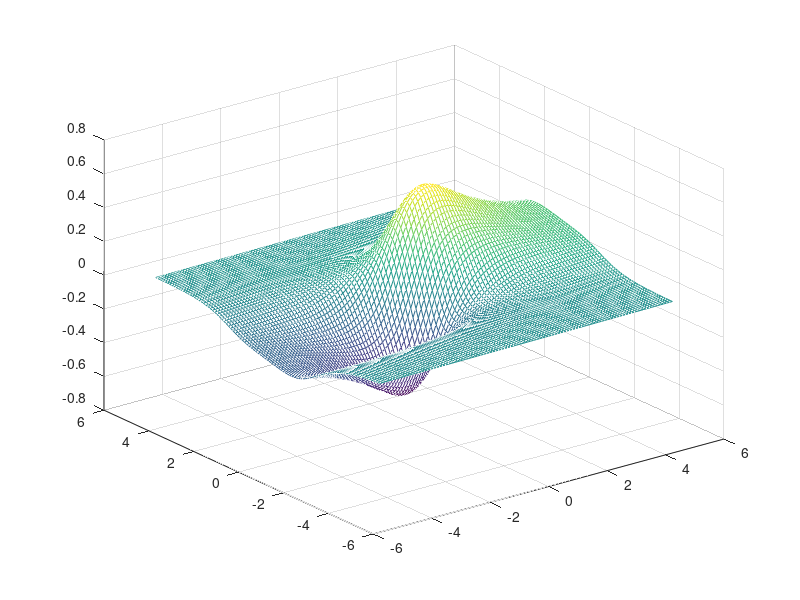

This figure's MATLAB source: (Note: this script raises an error after producing the figure.)
%% 1
clc;clear;
x=linspace(-5,5,100);
y=x;
[X,Y]=meshgrid(x,y);
f=(X+Y)./(X.^2+Y.^4+2);
mesh(X,Y,f)
%% 2
clc;clear;
A=[89  12   -0.713   0;
   21  -45   42      5;
   32  96     0      29;
   5   -9.54  54    2.14];
B=[A(2:4,1) [A(2,2);A(2,4);A(3,4)]];
C=flipud(B);
D=C';
%% 3
% 1
clc;clear;
D=[5    32    21;
    29     5   -45];
p1=D(1,:);
p2=D(2,:);
p=conv(p1,p2);
x=roots(p);
[~,idx]=min(abs(x));
x0=x(idx);
% 2
f=@(x)-polyval(p,x);
[~,maxs]=fminbnd(f,-2,1);
maxs=-maxs;

%% 4

clc;clear;
% 1
tspan=[0,5];
y0=[0 1];
[t,y1]=ode45(@odefun,tspan,y0);



% 2 见q4.slx

% 3

syms x y(x);
dy=diff(y,1);
ddy=diff(y,2);
y3=dsolve(ddy+x*dy+y==0,y(0)==0,dy(0)==1);

plot(t,y1(:,1),0:0.01:5,out.y2.Data,t,subs(y3,t));
legend("y1","y2","y3")

%% 5
clc;clear;
x=0.3:0.2:1.5;
fx=[0.3 0.6 0.9 1.1 1.3 1.6 1.8];
xq=0.4:0.2:1.4;
% 1 
y1=interp1(x,fx,xq,"linear");
y2=interp1(x,fx,xq,"spline");
%3
xq2=0.3:0.1:1.5;
y3=polyval(polyfit(x,fx,5),xq2);
subplot(1,3,1);
stem(xq,y1);
subplot(1,3,2);
stem(xq,y2);
subplot(1,3,3);
stem(xq2,y3);

%% 6
clc;clear;
f=@(x)(x.*log(x));
res=integral(f,1,exp(1));

%% 7
clc;clear;
format short
syms L real;
syms C real;
w=2*pi*10^9;
Zt=150+75j;
Zm=Zt*(1/w*C*j)/(Zt+1/w*C*j)+w*L*j;
[res_L,res_C]=solve(Zm==75-15j,[L,C]);
res_L=eval(res_L.*10^9);
res_C=eval(res_C.*10^-12);
res_L=res_L(res_L>0);
res_C=res_C(res_C>0);
